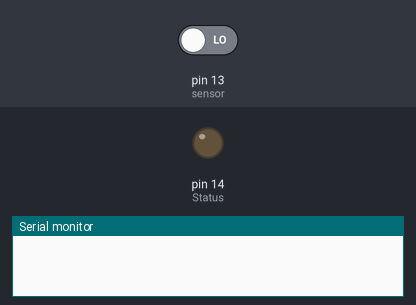
This sketch was run on a simulated Arduino Uno, built with avr-gcc and run on an emulated ATmega328P. Parts: output pins drawn as LEDs (lit = HIGH), the last lines printed to the serial monitor. Inputs (shaded band) come from the test bench; at power-on: pin 13 (sensor) LOW.

Above: at 1.2 s.
1.3 s: pin 13 (sensor) driven HIGH
At 12.5 s:
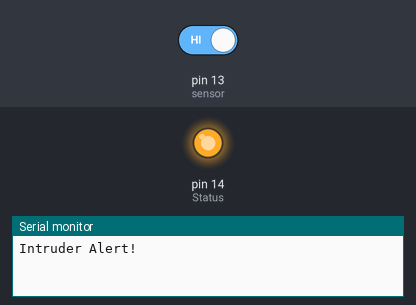
13.5 s: pin 13 (sensor) driven LOW
At 15.9 s:
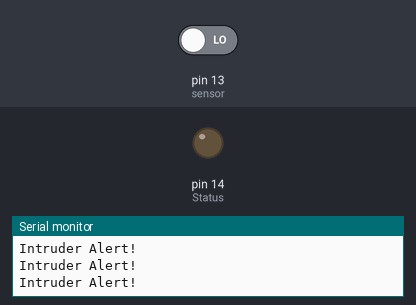
Timing chart, 0 to 17.4 s (numbered marks = the images above; inputs shaded):
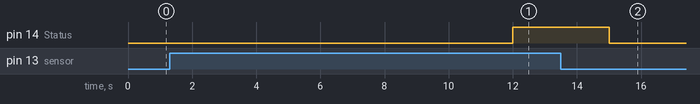

The sketch:

PIR_Intruder_Detector.ino
```cpp
int Status = 14;  // Status LED will be high when motion is detected as long as motion is detected or as long as the time delay
int sensor = 13;
int flag;

void setup() {
  Serial.begin(115200);
  pinMode(sensor, INPUT);   // declare sensor as input
  pinMode(Status, OUTPUT);  // declare LED as output
}

void loop(){
  long state = digitalRead(sensor);
  delay(1000);
    if(state == HIGH){
      flag = 0;
      digitalWrite (Status, HIGH);
      Serial.println("Intruder Alert!");
    }
    else {
      digitalWrite (Status, LOW);
        flag++;
        delay(10000);
        if(flag >= 6){
          Serial.println("No motion has been detected for");
          Serial.print((flag*10)/60);
          Serial.print(" mins, lights can be shutdown.");
        }
      }
}
```

Measured:
- after the input at 1.3 s, pin 14 (Status): LOW → HIGH after 10.7 s
- after the input at 13.5 s, pin 14 (Status): HIGH → LOW after 1.5 s
